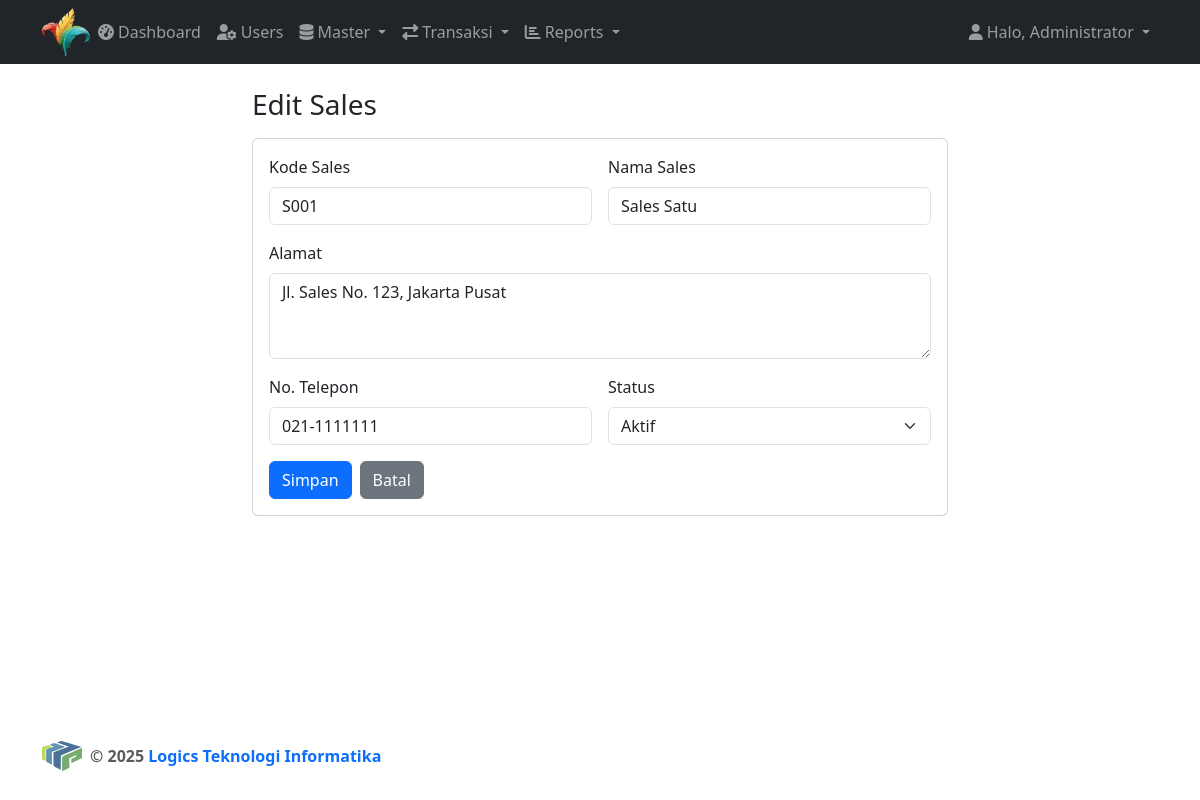
The page /mastersales_form.php?id=1 (signed in) on the database its author committed.
### tables this page shows
CREATE TABLE `mastersales` (
  `id` INT UNSIGNED NOT NULL AUTO_INCREMENT,
  `kodesales` VARCHAR(50) NOT NULL UNIQUE,
  `namasales` VARCHAR(200) NOT NULL,
  `alamatsales` TEXT DEFAULT NULL,
  `notelepon` VARCHAR(20) DEFAULT NULL,
  `status` ENUM('aktif','non_aktif') NOT NULL DEFAULT 'aktif',
  `created_at` TIMESTAMP DEFAULT CURRENT_TIMESTAMP,
  `updated_at` TIMESTAMP DEFAULT CURRENT_TIMESTAMP ON UPDATE CURRENT_TIMESTAMP,
  PRIMARY KEY (`id`),
  INDEX `idx_kodesales` (`kodesales`),
  INDEX `idx_namasales` (`namasales`)
);

### mastersales_form.php (the view, shortened to what this page needs)
<?php
$pdo = get_pdo_connection();
$id = isset($_GET['id']) ? (int)$_GET['id'] : 0;
$isEdit = $id > 0;
$data = [
	'kodesales' => '',
	'namasales' => '',
	'alamatsales' => '',
	'notelepon' => '',
	'status' => 'aktif',
];
if ($isEdit) {
	$stmt = $pdo->prepare('SELECT * FROM mastersales WHERE id = ?');
	$stmt->execute([$id]);
	$existing = $stmt->fetch();
	if (!$existing) {
		$error = 'Sales tidak ditemukan';
	} else {
		$data = array_merge($data, $existing);
	}
}
include __DIR__ . '/includes/header.php';
?>
<div class="container" style="max-width: 720px;">
	<h3 class="mb-3"><?php echo $isEdit ? 'Edit Sales' : 'Tambah Sales'; ?></h3>
	<div class="card">
		<div class="card-body">
			<form method="post" action="">
				<div class="row g-3">
					<div class="col-md-6">
						<label class="form-label">Kode Sales</label>
						<input type="text" class="form-control" name="kodesales" required value="<?php echo htmlspecialchars($data['kodesales']); ?>">
					</div>
					<div class="col-md-6">
						<label class="form-label">Nama Sales</label>
						<input type="text" class="form-control" name="namasales" required value="<?php echo htmlspecialchars($data['namasales']); ?>">
					</div>
					<div class="col-12">
						<label class="form-label">Alamat</label>
						<textarea class="form-control" name="alamatsales" rows="3"><?php echo htmlspecialchars($data['alamatsales']); ?></textarea>
					</div>
					<div class="col-md-6">
						<label class="form-label">No. Telepon</label>
						<input type="text" class="form-control" name="notelepon" value="<?php echo htmlspecialchars($data['notelepon']); ?>">
					</div>
					<div class="col-md-6">
						<label class="form-label">Status</label>
						<select name="status" class="form-select" required>
							<?php foreach (['aktif','non_aktif'] as $st): ?>
								<option value="<?php echo $st; ?>" <?php echo $data['status']===$st?'selected':''; ?>><?php echo ucfirst($st); ?></option>
							<?php endforeach; ?>
						</select>
					</div>
				</div>
				<div class="mt-3 d-flex gap-2">
					<button type="submit" class="btn btn-primary">Simpan</button>
					<a href="mastersales.php" class="btn btn-secondary">Batal</a>
				</div>
			</form>
		</div>
	</div>
</div>
<?php include __DIR__ . '/includes/footer.php'; ?>

### rows shown on the page
mastersales: kodesales "S001", namasales "Sales Satu", alamatsales "Jl. Sales No. 123, Jakarta Pusat", notelepon "021-1111111", status "Aktif"

### other values the page prints
$user['namalengkap'] "Administrator"
